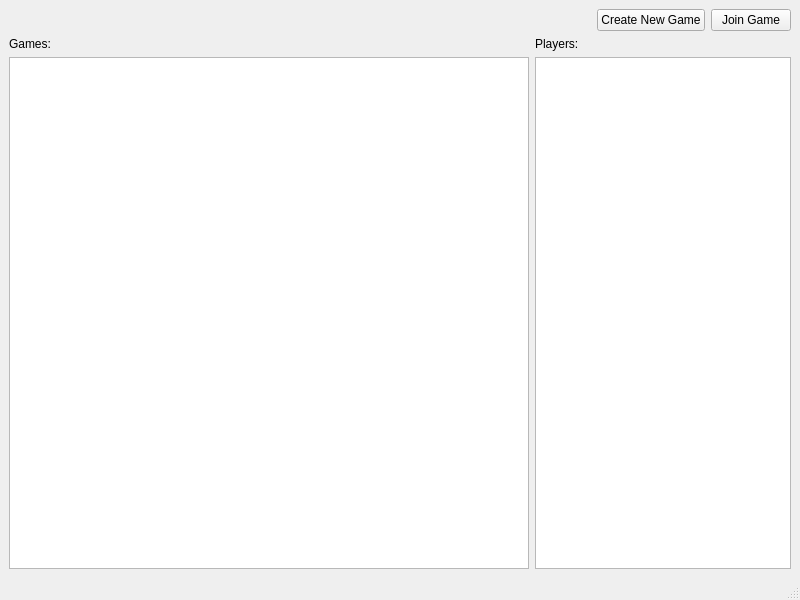
<?xml version="1.0" encoding="UTF-8"?>
<ui version="4.0">
 <class>MainWindow</class>
 <widget class="QMainWindow" name="MainWindow">
  <property name="geometry">
   <rect>
    <x>0</x>
    <y>0</y>
    <width>800</width>
    <height>600</height>
   </rect>
  </property>
  <property name="windowTitle">
   <string>PTG Game Lobby</string>
  </property>
  <widget class="QWidget" name="centralwidget">
   <layout class="QVBoxLayout" name="verticalLayout_3">
    <item>
     <layout class="QHBoxLayout" name="horizontalLayout">
      <item>
       <spacer name="horizontalSpacer">
        <property name="orientation">
         <enum>Qt::Horizontal</enum>
        </property>
        <property name="sizeHint" stdset="0">
         <size>
          <width>40</width>
          <height>20</height>
         </size>
        </property>
       </spacer>
      </item>
      <item>
       <widget class="QPushButton" name="btnCreateGame">
        <property name="text">
         <string>Create New Game</string>
        </property>
       </widget>
      </item>
      <item>
       <widget class="QPushButton" name="btnJoinGame">
        <property name="text">
         <string>Join Game</string>
        </property>
       </widget>
      </item>
     </layout>
    </item>
    <item>
     <layout class="QHBoxLayout" name="horizontalLayout_2">
      <item>
       <layout class="QVBoxLayout" name="verticalLayout">
        <item>
         <widget class="QLabel" name="label">
          <property name="text">
           <string>Games:</string>
          </property>
         </widget>
        </item>
        <item>
         <widget class="QListView" name="lvGames"/>
        </item>
       </layout>
      </item>
      <item>
       <layout class="QVBoxLayout" name="verticalLayout_2">
        <item>
         <widget class="QLabel" name="label_2">
          <property name="text">
           <string>Players:</string>
          </property>
         </widget>
        </item>
        <item>
         <widget class="QListView" name="lvPlayers">
          <property name="sizePolicy">
           <sizepolicy hsizetype="Minimum" vsizetype="Expanding">
            <horstretch>0</horstretch>
            <verstretch>0</verstretch>
           </sizepolicy>
          </property>
          <property name="selectionMode">
           <enum>QAbstractItemView::NoSelection</enum>
          </property>
         </widget>
        </item>
       </layout>
      </item>
     </layout>
    </item>
   </layout>
  </widget>
  <widget class="QMenuBar" name="menubar">
   <property name="geometry">
    <rect>
     <x>0</x>
     <y>0</y>
     <width>800</width>
     <height>22</height>
    </rect>
   </property>
  </widget>
  <widget class="QStatusBar" name="statusbar"/>
  <action name="actionOptions">
   <property name="text">
    <string>Options</string>
   </property>
  </action>
 </widget>
 <resources/>
 <connections/>
</ui>
